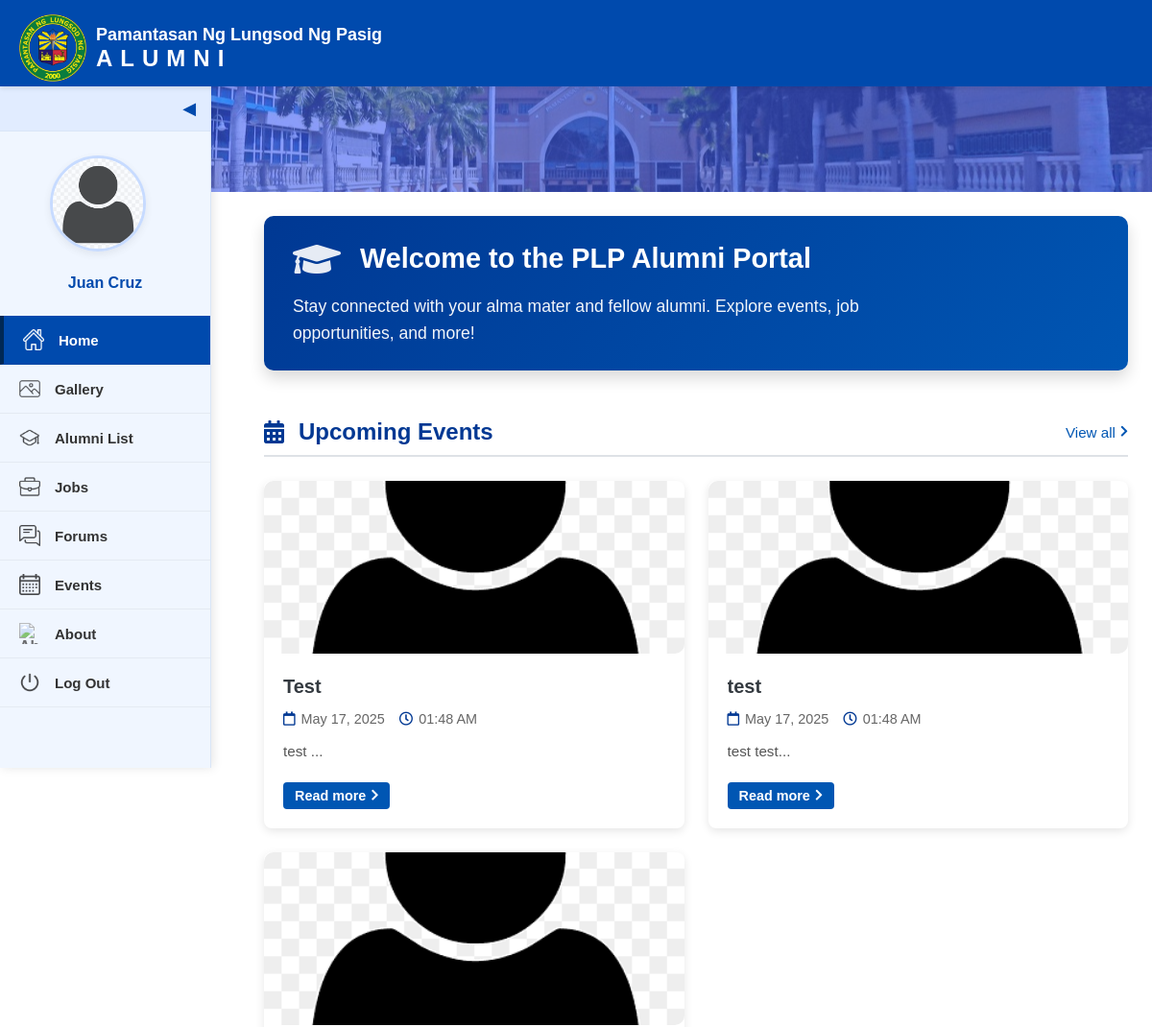
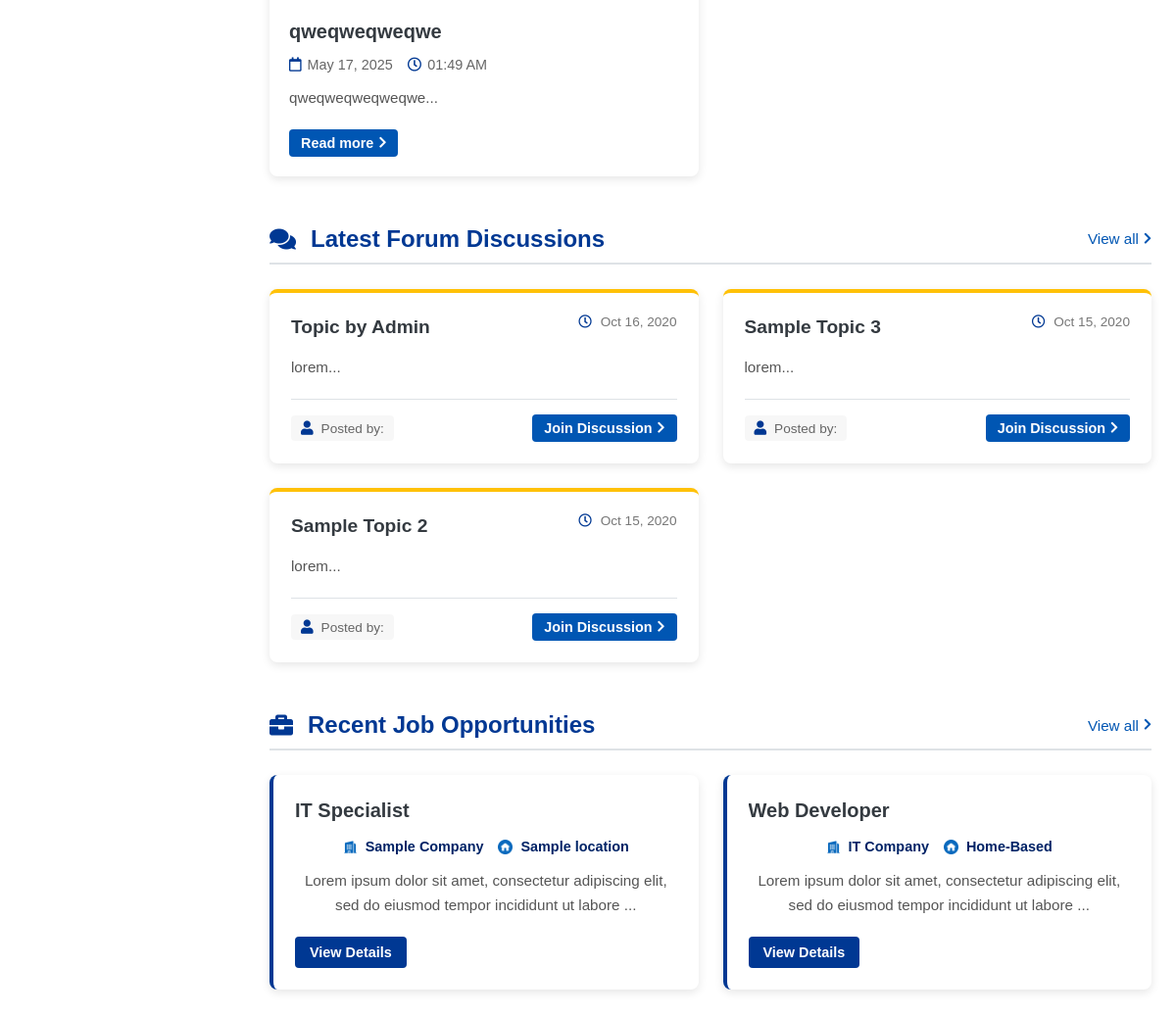
Page /alumni-home.php (signed in) on the committed database (2 pictures, top to bottom).
### tables this page shows
CREATE TABLE `alumnus_bio` (
  `id` int(11) NOT NULL,
  `alumni_id` varchar(20) NOT NULL,
  `firstname` varchar(200) NOT NULL,
  `middlename` varchar(200) NOT NULL,
  `lastname` varchar(200) NOT NULL,
  `gender` varchar(20) NOT NULL,
  `batch` year(4) NOT NULL,
  `course_id` int(30) NOT NULL,
  `email` varchar(250) NOT NULL,
  `connected_to` tinyint(1) NOT NULL,
  `avatar` text NOT NULL,
  `status` tinyint(1) NOT NULL DEFAULT 0 COMMENT '0= Unverified, 1= Verified',
  `date_created` date NOT NULL DEFAULT current_timestamp()
);

CREATE TABLE `users` (
  `id` int(11) NOT NULL,
  `alumni_id` varchar(20) NOT NULL,
  `name` text NOT NULL,
  `username` varchar(200) NOT NULL,
  `password` text NOT NULL,
  `type` tinyint(1) NOT NULL DEFAULT 3 COMMENT '1=Admin,2=Alumni officer, 3= alumnus',
  `auto_generated_pass` text NOT NULL
);

CREATE TABLE `events` (
  `id` int(30) NOT NULL,
  `title` varchar(250) NOT NULL,
  `content` text NOT NULL,
  `schedule` datetime NOT NULL,
  `banner` text NOT NULL,
  `date_created` datetime NOT NULL DEFAULT current_timestamp(),
  `gform_link` varchar(200) NOT NULL
);

CREATE TABLE `forum_topics` (
  `id` int(30) NOT NULL,
  `title` varchar(250) NOT NULL,
  `description` text NOT NULL,
  `user_id` varchar(9) NOT NULL,
  `date_created` datetime NOT NULL DEFAULT current_timestamp()
);

CREATE TABLE `careers` (
  `id` int(30) NOT NULL,
  `company` varchar(250) NOT NULL,
  `location` text NOT NULL,
  `job_title` text NOT NULL,
  `description` text NOT NULL,
  `user_id` varchar(9) NOT NULL,
  `date_created` datetime NOT NULL DEFAULT current_timestamp()
);

### alumni-home.php (the view, shortened to what this page needs)
<?php
include 'admin/db_connect.php';
$alumni_id = $_SESSION['login_id'];
$user_query = "SELECT * FROM users WHERE alumni_id = ?";
$user_stmt = $conn->prepare($user_query);
$user_stmt->bind_param("s", $alumni_id);
$user_stmt->execute();
$user_result = $user_stmt->get_result();
$user_data = $user_result->fetch_assoc();
$alumni_query = "SELECT * FROM alumnus_bio WHERE alumni_id = ?";
$alumni_stmt = $conn->prepare($alumni_query);
$alumni_stmt->bind_param("s", $alumni_id);
$alumni_stmt->execute();
$alumni_result = $alumni_stmt->get_result();
$alumni_data = $alumni_result->fetch_assoc();
$avatar = 'images/avatar.png';
if(!empty($alumni_data['avatar']) && file_exists($alumni_data['avatar'])) {
    $avatar = $alumni_data['avatar'];
}
$display_name = $user_data['name'] ?? 'Alumni User';
$event_query = "SELECT * FROM events ORDER BY ABS(DATEDIFF(schedule, CURDATE())), schedule ASC LIMIT 5";
$event_result = $conn->query($event_query);
$forum_query = "SELECT ft.*, u.name FROM forum_topics ft LEFT JOIN users u ON ft.user_id = u.alumni_id ORDER BY ft.date_created DESC LIMIT 3";
$forum_result = $conn->query($forum_query);
$job_query = "SELECT * FROM careers ORDER BY date_created DESC LIMIT 3";
$job_result = $conn->query($job_query);
?>
<!DOCTYPE html>
<html lang="en">
<head>
  <link rel="stylesheet" href="style.css">
  <link rel="stylesheet" href="alumni-home.css">
  <link rel="stylesheet" href="https://cdnjs.cloudflare.com/ajax/libs/font-awesome/5.15.4/css/all.min.css">
</head>
<body>
  <div class="interface-header">
    <img src="images/logo.png" alt="PLP Logo" class="logo-interface">
    <div class="text">
      <div class="school-name">Pamantasan Ng Lungsod Ng Pasig</div>
      <div class="alumni-title">ALUMNI</div>
    </div>
  </div>
  <div class="banner-interface"></div>
  <div class="sidebar" id="sidebar">
    <div class="toggle-btn" onclick="toggleSidebar()">&#x25C0;</div>
    <div class="sidebar-content">
      <div class="profile-section">
        <a href="alumni-manage-profile.php" class="profile-pic">
          <img src="<?php echo htmlspecialchars($avatar); ?>" alt="Profile Picture">
        </a>
        <div class="profile-name"><?php echo htmlspecialchars($display_name); ?></div>
      </div>
      <a href="alumni-home.php" class="active"><img src="images/home.png" alt="Home"><span>Home</span></a>
      <a href="alumni-gallery.php"><img src="images/gallery.png" alt="Gallery"><span>Gallery</span></a>
      <a href="alumni-list.php"><img src="images/alumni_list.png" alt="Alumni List"><span>Alumni List</span></a>
      <a href="alumni-job.php"><img src="images/jobs.png" alt="Jobs"><span>Jobs</span></a>
      <a href="alumni-forums.php"><img src="images/forums.png" alt="Forums"><span>Forums</span></a>
      <a href="alumni-events.php"><img src="images/calendar.png" alt="Events"><span>Events</span></a>
      <a href="alumni-about.php"><img src="images/about.png" alt="About"><span>About</span></a>
      <a href="landing.php"><img src="images/log-out.png" alt="Log Out"><span>Log Out</span></a>
    </div>
  </div>
  <div class="home-main-content">
    <section class="welcome-section">
      <div class="welcome-card">
        <div class="welcome-header">
          <i class="fas fa-graduation-cap"></i>
          <h1>Welcome to the PLP Alumni Portal</h1>
        </div>
        <p>Stay connected with your alma mater and fellow alumni. Explore events, job opportunities, and more!</p>
      </div>
    </section>
    <section class="events-section">
      <div class="section-header">
        <i class="fas fa-calendar-alt"></i>
        <h2>Upcoming Events</h2>
        <a href="alumni-events.php" class="view-all-link">View all</a>
      </div>
      <div class="events-container">
        <?php if($event_result->num_rows > 0): ?>
          <?php while($event = $event_result->fetch_assoc()): ?>
            <div class="event-card">
              <div class="event-img">
                <?php
                  $banner = $event['banner'];
                  if(empty($banner) || !file_exists($banner)) {
                    if(file_exists('images/no-image.jpg')) {
                      $banner = 'images/no-image.jpg';
                    } else {
                      $banner = 'images/avatar.png';
                    }
                  }
                ?>
                <img src="<?php echo $banner; ?>" alt="<?php echo htmlspecialchars($event['title']); ?>" />
              </div>
              <div class="event-details">
                <h3><?php echo htmlspecialchars($event['title']); ?></h3>
                <div class="event-meta">
                  <span><i class="far fa-calendar"></i> <?php echo date('F d, Y', strtotime($event['schedule'])); ?></span>
                  <span><i class="far fa-clock"></i> <?php echo date('h:i A', strtotime($event['schedule'])); ?></span>
                </div>
                <p><?php echo substr(strip_tags(html_entity_decode($event['content'])), 0, 100) . '...'; ?></p>
                <a href="#" class="read-more" data-id="<?php echo $event['id']; ?>">Read more</a>
              </div>
            </div>
          <?php endwhile; ?>
        <?php endif; ?>
      </div>
    </section>
    <section class="forum-section">
      <div class="section-header">
        <i class="fas fa-comments"></i>
        <h2>Latest Forum Discussions</h2>
        <a href="alumni-forums.php" class="view-all-link">View all</a>
      </div>
      <div class="forum-container">
        <?php if($forum_result->num_rows > 0): ?>
          <?php while($topic = $forum_result->fetch_assoc()): ?>
            <div class="forum-card">
              <div class="forum-card-header">
                <h3><?php echo htmlspecialchars($topic['title']); ?></h3>
                <span class="forum-date">
                  <i class="far fa-clock"></i> <?php echo date('M d, Y', strtotime($topic['date_created'])); ?>
                </span>
              </div>
              <p><?php echo substr(strip_tags(html_entity_decode($topic['description'])), 0, 100) . '...'; ?></p>
              <div class="forum-card-footer">
                <span class="posted-by">Posted by: <?php echo htmlspecialchars($topic['name']); ?></span>
                <a href="alumni-forums.php" class="join-discussion">Join Discussion</a>
              </div>
            </div>
          <?php endwhile; ?>
        <?php endif; ?>
      </div>
    </section>
    <section class="jobs-section">
      <div class="section-header">
        <i class="fas fa-briefcase"></i>
        <h2>Recent Job Opportunities</h2>
        <a href="alumni-job.php" class="view-all-link">View all</a>
      </div>
      <div class="jobs-container">
        <?php if($job_result->num_rows > 0): ?>
          <?php while($job = $job_result->fetch_assoc()): ?>
            <div class="job-card">
              <div class="job-card-header">
                <h3><?php echo htmlspecialchars($job['job_title']); ?></h3>
              </div>
              <div class="job-meta">
                <div><img src="images/job-company.png" class="icon-job" /> <?php echo htmlspecialchars($job['company']); ?></div>
                <div><img src="images/job-home.png" class="icon-job" /> <?php echo htmlspecialchars($job['location']); ?></div>
              </div>
              <p><?php echo substr(strip_tags(html_entity_decode($job['description'])), 0, 100) . '...'; ?></p>
              <a href="alumni-job.php" class="view-job-btn">View Details</a>
            </div>
          <?php endwhile; ?>
        <?php endif; ?>
      </div>
    </section>
  </div>
</body>
</html>

### style.css (style rules this page uses)
* { margin: 0; padding: 0; box-sizing: border-box; overscroll-behavior: none; }
body { font-family: Arial, sans-serif; background-color: #ffffff; }
.text { display: flex; flex-direction: column; }
.school-name { font-size: 18px; color: #003366; font-weight: bold; }
.alumni-title { font-size: 24px; color: #003366; letter-spacing: 8px; font-weight: bold; }
.interface-header { background-color: #004aad; color: white; padding: 10px 20px; display: flex; align-items: center; position: fixed; top: 0; left: 0; width: 100%; z-index: 100; box-shadow: 0 2px 5px rgba(0, 0, 0, 0.1); height: 90px; }
.interface-header .school-name { color: white; }
.interface-header .alumni-title { color: white; }
.logo-interface { height: 70px; margin-right: 10px; }
.banner-interface { position: relative; width: 100%; height: 200px; background: url('images/plpasigg.jpg') center/cover no-repeat; margin-top: 100px; z-index: 0; }
.banner-interface::after { content: ''; position: absolute; top: 0; left: 0; height: 100%; width: 100%; background-color: rgba(62, 93, 247, 0.6); z-index: 1; }
.sidebar { background-color: #f0f6ff; width: 220px; height: calc(100vh - 90px); position: fixed; top: 90px; left: 0; display: flex; flex-direction: column; transition: all 0.3s ease; z-index: 5; overflow: hidden; box-shadow: 2px 0 10px rgba(0, 0, 0, 0.1); border-right: 1px solid #d9e5f6; }
.sidebar-content { width: 100%; display: flex; flex-direction: column; align-items: center; max-height: calc(100vh - 90px); overflow-y: auto; padding: 0 0 20px 0; -ms-overflow-style: none; scrollbar-width: none; }
.profile-section { display: flex; flex-direction: column; align-items: center; margin: 25px 0; padding: 0 10px; width: 100%; }
.profile-pic { position: relative; margin-bottom: 15px; text-align: center; width: 100%; }
.profile-pic img { width: 100px; height: 100px; border-radius: 50%; cursor: pointer; object-fit: cover; border: 3px solid #b7d0ff; transition: all 0.3s ease; box-shadow: 0 3px 10px rgba(0, 0, 0, 0.1); }
.profile-name { margin-top: 5px; font-size: 16px; font-weight: bold; color: #004aad; text-align: center; transition: all 0.3s ease; }
.toggle-btn { background-color: #e1ecff; color: #004aad; width: 100%; text-align: right; padding: 12px 15px; cursor: pointer; font-size: 18px; border-bottom: 1px solid #d9e5f6; transition: all 0.3s ease; }
.sidebar-content a { display: flex; align-items: center; width: 100%; color: #333; text-decoration: none; padding: 14px 20px; font-weight: bold; transition: all 0.3s ease; border-bottom: 1px solid rgba(0, 0, 0, 0.05); }
.profile-section .profile-pic { display: block; width: 100%; padding: 0; margin-bottom: 15px; text-align: center; border-bottom: none; }
.sidebar-content .profile-section a.profile-pic { display: block; text-align: center; padding: 0; border-bottom: none; width: 100%; }
.sidebar-content a img { width: 22px; height: 22px; margin-right: 15px; transition: all 0.3s ease; opacity: 0.7; }
.sidebar-content a span { transition: all 0.3s ease; font-size: 15px; }
.sidebar-content a.active { background-color: #004aad; color: white; border-left: 4px solid #002855; }
.sidebar-content a.active img { filter: brightness(0) invert(1); opacity: 1; }
.sidebar:not(.collapsed) .profile-pic img { width: 100px; height: 100px; border-width: 3px; }
.event-img img { width: 150px; height: 150px; object-fit: cover; border-radius: 10px; }
.event-details { flex: 1; }
.event-details h3 { margin-bottom: 10px; }
.event-details p { color: #666; margin-bottom: 15px; }
.read-more { padding: 10px 15px; background-color: #007BFF; color: white; border-radius: 5px; text-decoration: none; }
.job-card { background-color: #99ccff; padding: 30px; width: 800px; border-radius: 30px; box-shadow: 0 4px 10px rgba(0,0,0,0.1); }
.job-meta { display: flex; justify-content: center; gap: 50px; margin-bottom: 20px; }
.job-meta div { display: flex; align-items: center; font-weight: bold; color: #002366; }
.job-meta img { height: 15px; width: 15px; margin-right: 8px; }
.job-card p { color: #fff; text-align: center; margin-bottom: 20px; }
.posted-by { background-color: #003399; color: #fff; padding: 5px 10px; border-radius: 10px; font-size: 12px; }
.read-more { background-color: #003399; color: #fff; border: none; padding: 8px 16px; border-radius: 10px; cursor: pointer; }
.icon-job { width: 18px; height: 18px; margin-right: 8px; filter: brightness(0) saturate(100%) invert(27%) sepia(97%) saturate(4855%) hue-rotate(196deg) brightness(90%) contrast(94%); }

### rows in the picture
alumnus_bio: avatar (placeholder picture)
users: name "Juan Cruz"
events: title "Test", schedule "May 17, 2025", schedule "01:48 AM", content "test"
events: title (placeholder picture), title "test", schedule "May 17, 2025", schedule "01:48 AM", content "test test"
events: title "qweqweqweqwe", schedule "May 17, 2025", schedule "01:49 AM", content "qweqweqweqweqwe"
forum_topics: title "Topic by Admin", date_created "Oct 16, 2020", description "lorem"
forum_topics: title "Sample Topic 3", date_created "Oct 15, 2020", description "lorem"
forum_topics: title "Sample Topic 2", date_created "Oct 15, 2020", description "lorem"
careers: job_title "IT Specialist", company "Sample Company", location "Sample location", description "Lorem ipsum dolor sit amet, consectetur adipiscing elit, sed do eiusmod tempor incididunt ut labore"
careers: job_title "Web Developer", company "IT Company", location "Home-Based", description "Lorem ipsum dolor sit amet, consectetur adipiscing elit, sed do eiusmod tempor incididunt ut labore"
